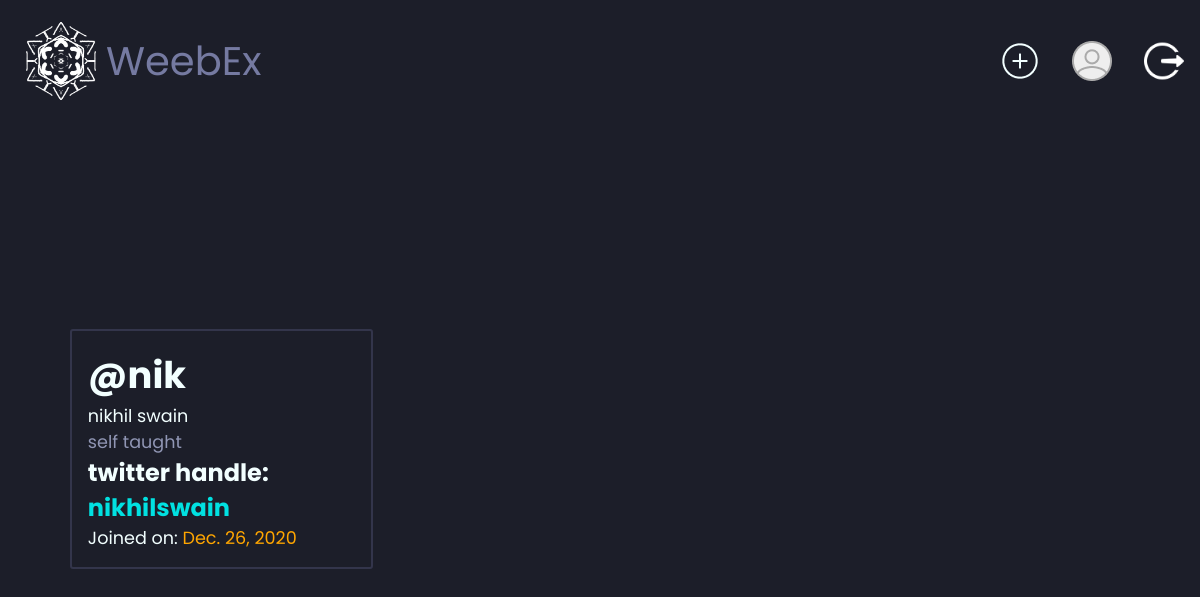
The app's page /2/, older data.
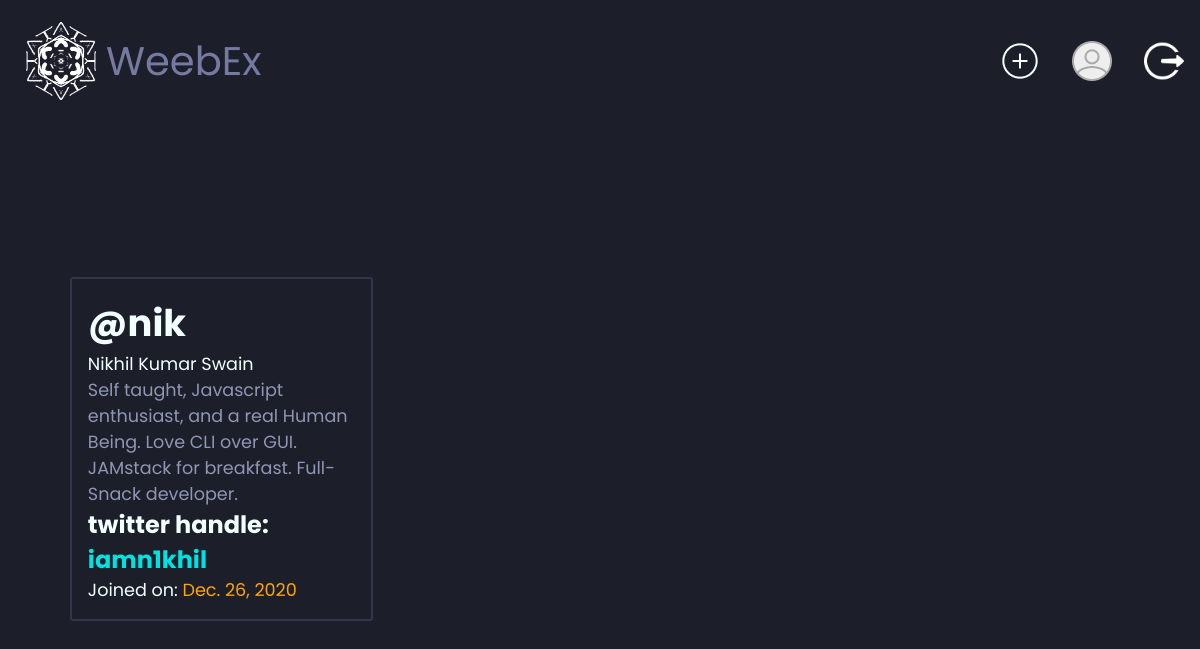
The same page, newer data.
### weeb/models.py (models this page shows, shortened)
class Profile(models.Model):
    owner = models.OneToOneField(User, on_delete=models.CASCADE, primary_key=True)
    username = models.CharField(max_length=30, help_text='should only contains alphabetic or numeric character.')
    fullName = models.CharField(max_length=60, help_text='60 characters or less.')  # new
    bio = models.TextField(max_length=140, help_text='140 characters or less.')     # new
    twitterHandle = models.CharField(max_length=40, help_text='40 characters or less.')     # new
    joinedOn = models.DateTimeField(auto_now_add=True)

### weeb/views.py (the view)
# urls.py: path(r'<str:pk>/', views.ProfileView.as_view(), name='profile'),
class ProfileView(generic.DetailView):
    model = Profile
    template_name = 'weeb/profile.html'
    context_object_name = 'profile'

### weeb/templates/weeb/profile.html (shortened to what this page needs)
{% extends 'weeb/base.html' %}
{% block specific %}
    {% load static %}
    <link rel="stylesheet" href="{% static 'weeb/style/profile.css' %}">
    <link rel="stylesheet" href="{% static 'weeb/style/newPost.css' %}">
{% endblock %}
{% block content %}
            <div class="profileWrapper">
                <div class="profileCard">
                    <h1>{{ profile.username }}</h1>
                    <p>{{ profile.fullName }}</p>
                    <p style="color: var(--greyTxt);">{{ profile.bio }}</p>
                    <h2>twitter handle: <a style="color: var(--Lblue);" target="_blank" href="https://www.twitter.com/{{ profile.twitterHandle }}/">{{ profile.twitterHandle }}</a></h2>
                    <p>Joined on: <span>{{ profile.joinedOn.date }}</span></p>
                </div>
            </div>
            <div class="postWrapper">
            {% if user.post.count == 0 %}
                <h1 class="noPostMsg">Please post photos to get some display here.</h1>
            {% else %}
                {% for post in user.post_set.all %}
                    {% load static %}
                {% endfor %}
            {% endif %}
            </div>
{% endblock %}

### weeb/templates/weeb/base.html (shortened to what this page needs)
<!DOCTYPE html>
<html lang="en">
<head>
    {% load static %}
    <link rel="stylesheet" type="text/css" href="{% static 'weeb/style/base.css' %}">
    {% block specific %}
        {% load static %}
    {% endblock %}
</head>
<body>
    <div class="container">
        <nav>
            <div id="logo">
                {% load static %}
                <a href="{% url 'weeb:index' %}"><img src="{% static 'weeb/img/logo.png' %}" alt="logo"></a>
            </div>
            <div class="navBtn">
                <div id="newPostBtn">
                    <a href="#"><img src="{% static 'weeb/img/new post.png' %}" alt="new post"></a>
                </div>
                <div id="profileBtn">
                    <a href="{% url 'weeb:profile' user.pk %}"><img src="{% static 'weeb/img/avatar.png' %}" alt="avatar"></a>
                </div>
                <div id="logoutBtn">
                    <a href="{% url 'logout' %}"><img src="{% static 'weeb/img/logout.png' %}" alt="logOut"></a>
                </div>
            </div>
        </nav>
        <div class="content">
            {% block content %}
            {% endblock %}
        </div>
    </div>
</body>
</html>

### weeb/templates/weeb/newPost.html (shortened to what this page needs)
            {% load static %}

### weeb/static/weeb/style/base.css (style rules this page uses)
:root { --mainBg: #1C1E29; --secBg: #33354B; --Lblue: #01E1E1; --Red: #F06A8C; --greyTxt:#9096B4; --whiteTxt:#F2FFFF; --lPuple: #757AA1; --gold: #FFA600; --postWidth: 500px; --postHeight: 400px; }
* { margin: 0; padding: 0; box-sizing: border-box; color: var(--whiteTxt); font-family: 'Poppins', sans-serif; text-decoration: none; scroll-behavior: smooth; }
body { height: 100vh; background-color: var(--mainBg); }
span { color: var(--gold); }
.container { min-height: 100vh; }
nav { padding: 1em; display: flex; justify-content: space-between; align-items: center; }
#logo { width: 90px; }
#logo img { width: 100%; }
#logo::after { content: 'WeebEx'; color: var(--lPuple); font-size: 2.5em; position: absolute; transform: translate(0%, 25%); }
.navBtn { display: flex; gap: 2em; }
.navBtn > div { width: 40px; }
.navBtn img { width: 100%; }

### weeb/static/weeb/style/profile.css (style rules this page uses)
:root { --maxImgWidth: 380px; --minImgWidth: 280px; }
body { height: auto; }
.content { display: flex; height: 80vh; }
.profileWrapper { flex: 1; min-width: 400px; max-width: 40%; padding: 2em; display: flex; justify-content: center; align-items: center; margin: auto; display: flex; }
.profileCard { max-width: 80%; padding: 1em; margin: auto; border: 2px solid var(--secBg); border-radius: 3px; }
.profileCard h1 { font-size: 2.3rem; }
.profileCard > h1::before { content: '@'; }
.profileCard > p { font-size: 1.1rem; }
.postWrapper { position: relative; width: 60%; padding: 3em 0; flex: 2; display: grid; grid-template-columns: repeat(auto-fill, minmax(var(--minImgWidth), var(--maxImgWidth))); justify-content: space-evenly; gap: 2em; overflow-y: scroll; }

Row changes from the older to the newer data that the page shows:
changed Profile "nik": fullName "nikhil swain" → "Nikhil Kumar Swain"; bio "self taught" → "Self taught, Javascript enthusiast, and a real Human Being. Love CLI over GUI. JAMstack for breakfast. Full-Snack developer."; twitterHandle "nikhilswain" → "iamn1khil"
